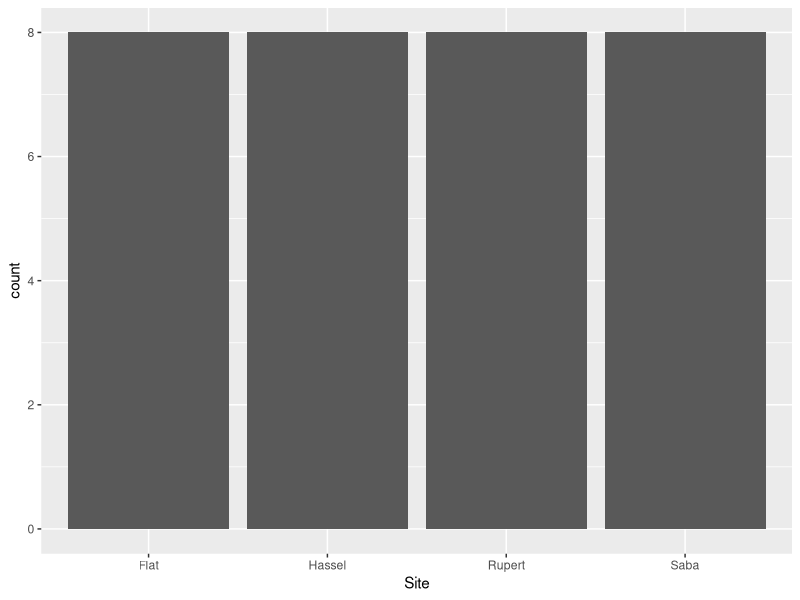
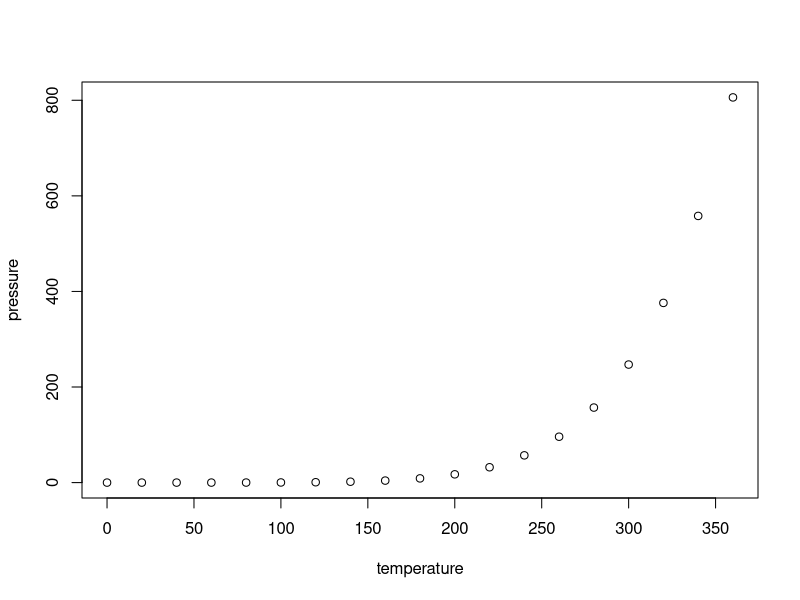

Reproduce these figures in R, in order.
## ---- chunk 1
knitr::opts_chunk$set(echo = TRUE)
library(tidyverse)
library(ggplot2)
library(dplyr)
library(readxl)
## ---- chunk 2
FC_rmd <- read_excel("Flat_GIS_Final.xls")
FC_rmd_graph <- ggplot(data = FC_rmd, aes(x= Site)) + 
  geom_bar(stat = "count")

plot(FC_rmd_graph)
## ---- chunk 3
plot(pressure)
